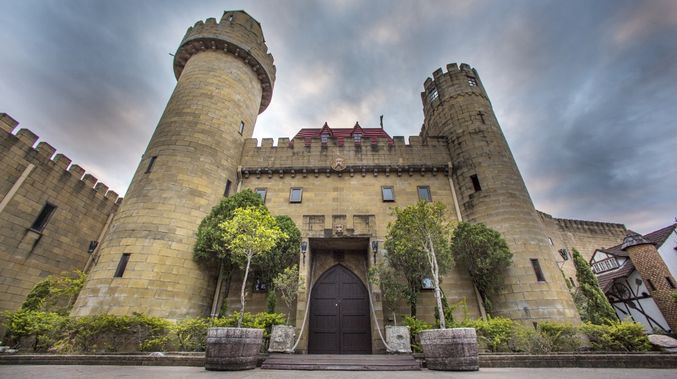
#> input picture img/castle.jpg, 677 x 379 px, given in place of Lenna.png, which was not available
$ python 02_FILTERING.py
#> lines starting #> are read from the running program, lines starting #| are printed output that depends on the picture; pictures that were not available may be replaced by others from this repository, and a replacement may not be noted
#!/usr/bin/env python3
# -*- coding: utf-8 -*-
"""
Created by lativ on 10/07/18 at 20:15

FROM: https://docs.opencv.org/3.4/d4/d13/tutorial_py_filtering.html
"""

import cv2 as cv
import numpy as np
from matplotlib import pyplot as plt

# Showing how to use .filter2D
# 2D Convolution (but filter2D actually uses correlation, as specified within)

img = cv.imread('./visaocomp/img/Lenna.png')
#> img is the input picture: shape (379, 677, 3); mean B, G, R 117.2, 124.7, 127.6
img = cv.cvtColor(img, cv.COLOR_BGR2RGB)

kernel = np.ones((5, 5), np.float32)/25
dst = cv.filter2D(img, -1, kernel)

# -1 in filter2D above is the ddepth, which I didn't understand yet.

plt.subplot(121), plt.imshow(img), plt.title('Original')
plt.xticks([]), plt.yticks([])
plt.subplot(122), plt.imshow(dst), plt.title('Averaging')
plt.xticks([]), plt.yticks([])
plt.show()

# Image blurring (smoothing)

# 1. Averaging

img_jl = cv.imread('./visaocomp/img/jl1.jpg')
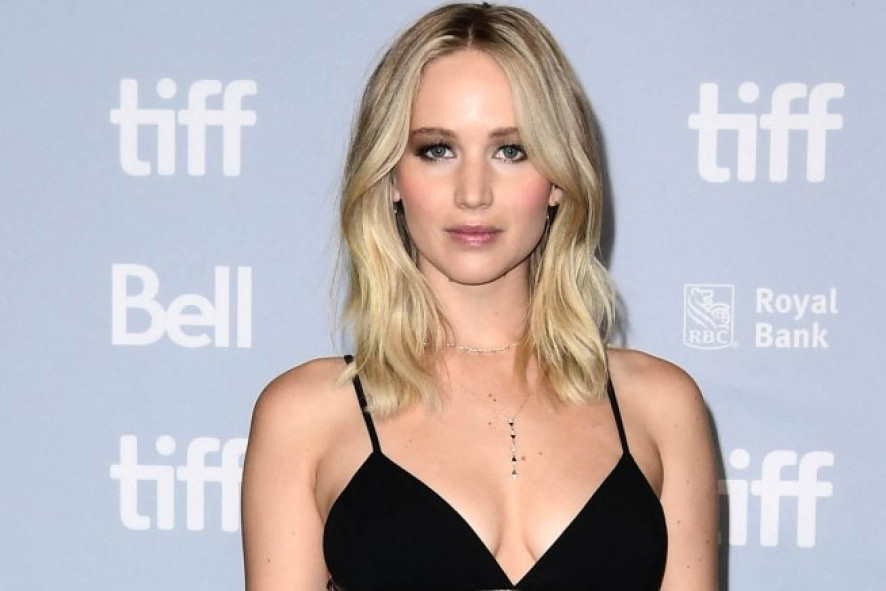
#> input picture img/jl1.jpg, 886 x 591 px, found by its file name
#> img_jl is the input picture: shape (591, 886, 3); mean B, G, R 182.5, 179.7, 187.5
img_jl = cv.cvtColor(img_jl, cv.COLOR_BGR2RGB)

blur = cv.blur(img_jl, (5, 5))

plt.subplot(121), plt.imshow(img_jl), plt.title('Original')
plt.xticks([]), plt.yticks([])
plt.subplot(122), plt.imshow(blur), plt.title('Blurred')
plt.xticks([]), plt.yticks([])
plt.show()
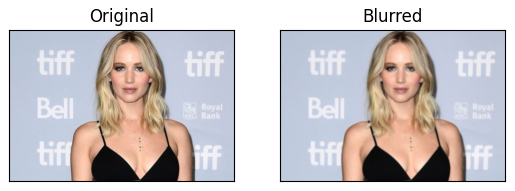
#> figure drawn by matplotlib, 2 panels

# 2. Gaussian Blurring

img_jl2 = cv.imread('./visaocomp/img/jl2.jpg')
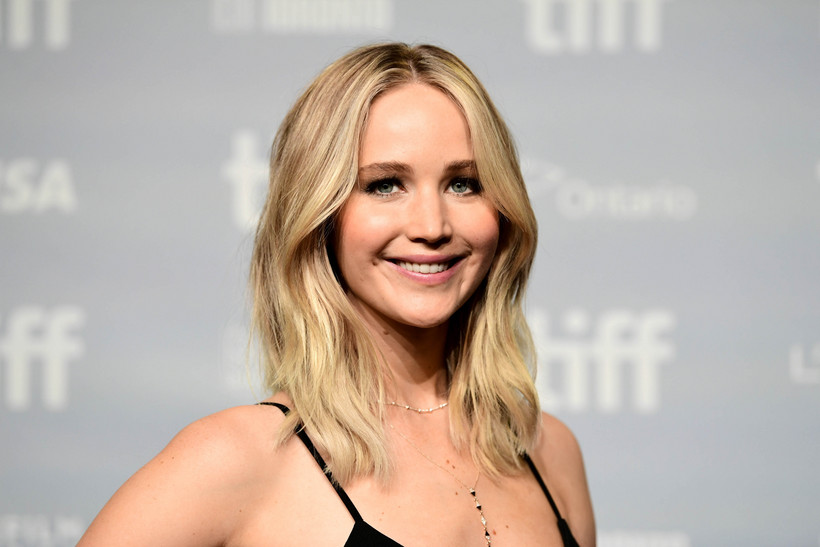
#> input picture img/jl2.jpg, 820 x 547 px, found by its file name
#> img_jl2 is the input picture: shape (547, 820, 3); mean B, G, R 165.6, 176.4, 191.3
img_jl2 = cv.cvtColor(img_jl2, cv.COLOR_BGR2RGB)

gblur = cv.GaussianBlur(img_jl2, (5, 5), 0)  # 0 here means that the sd. will be calc. using the kernel size.

# subplot, remember: line col pos
plt.subplot(121), plt.imshow(img_jl2), plt.title('Original')
plt.xticks([]), plt.yticks([])
plt.subplot(122), plt.imshow(gblur), plt.title('Blurred with gaussian')
plt.xticks([]), plt.yticks([])
plt.show()

# 3. Median blurring

# Adding noise to an image (from pdi/02.../002_Basic_Operations.py)
img_kw = cv.imread("./visaocomp/img/katw.jpg", cv.IMREAD_COLOR)
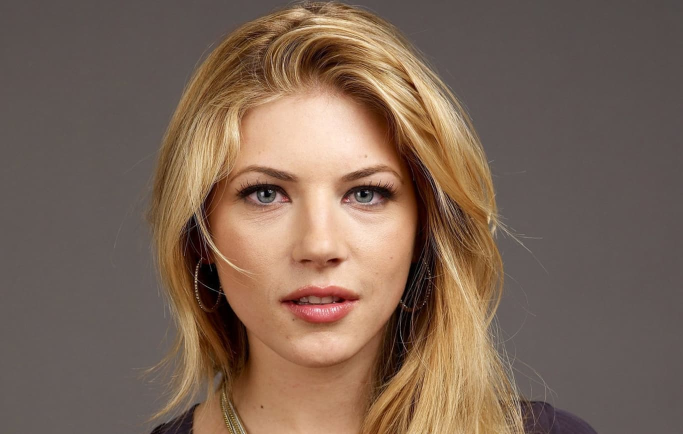
#> input picture img/katw.jpg, 1366 x 868 px, found by its file name (shown at 1/2 size)
#> img_kw is the input picture: shape (868, 1366, 3); mean B, G, R 85.7, 100.9, 123.2
img_kw = cv.cvtColor(img_kw, cv.COLOR_BGR2RGB)

noise = np.zeros(img_kw.shape, img_kw.dtype)
cv.randn(noise, 0, 150)
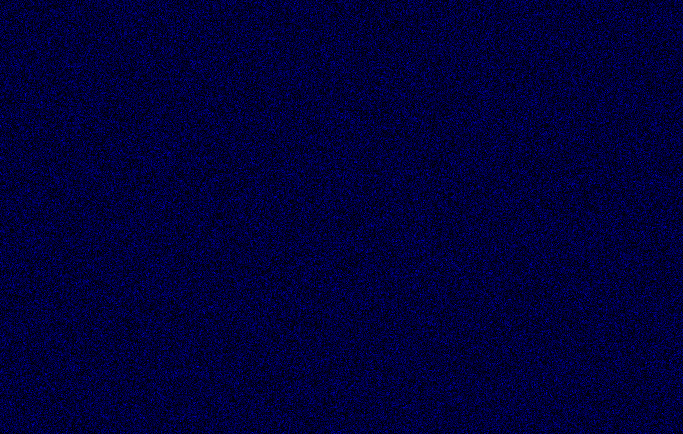
#> noise: shape (868, 1366, 3) (shown at 1/2 size); mean of channels 0, 1, 2 57.1, 0, 0; drawn as B, G, R
img_kw_with_sp_noise = img_kw + noise
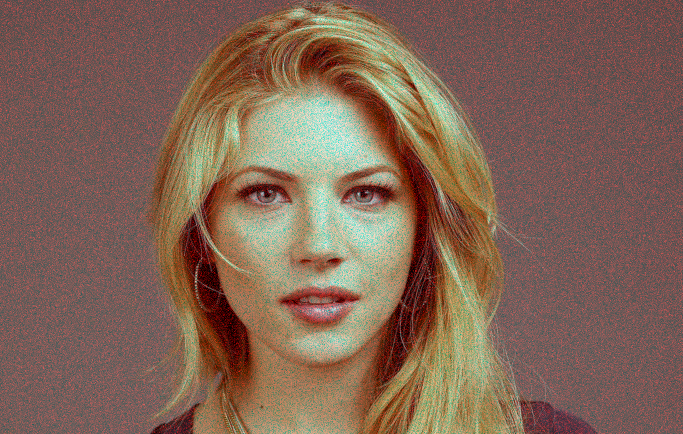
#> img_kw_with_sp_noise: shape (868, 1366, 3) (shown at 1/2 size); mean R, G, B 129, 100.9, 85.7

img_kw_filtered_mb = cv.medianBlur(img_kw_with_sp_noise, 5)

plt.subplot(121), plt.imshow(img_kw_with_sp_noise), plt.title('Original with salt & pepper')
plt.subplot(122), plt.imshow(img_kw_filtered_mb), plt.title('Original filtered')
plt.show()

# 4. Bilateral filtering

img_tt1 = cv.imread('./visaocomp/img/texture_tile1.jpg', cv.IMREAD_COLOR)
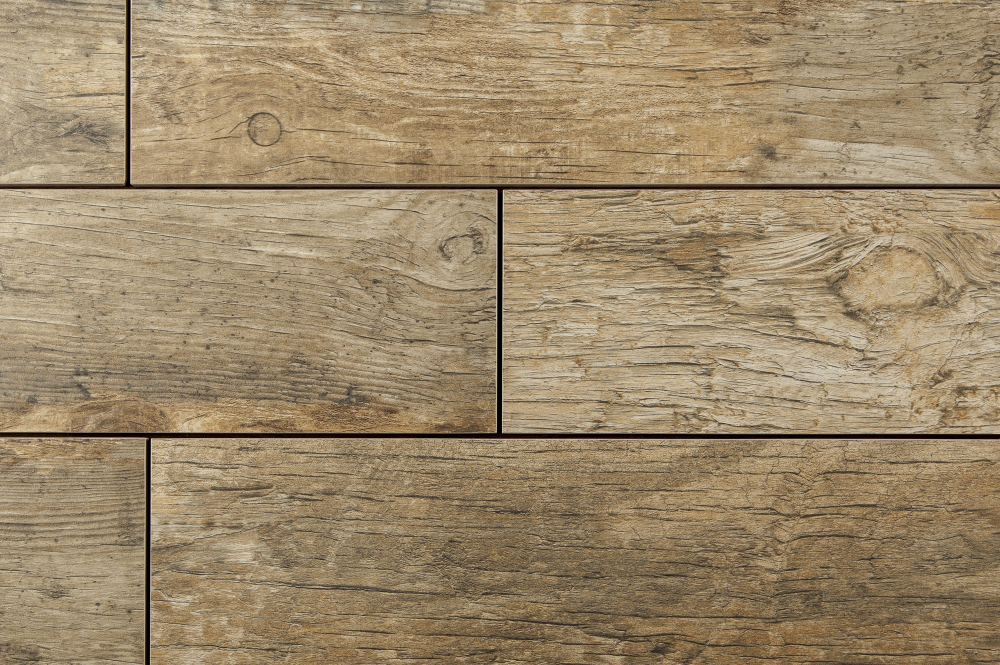
#> input picture img/texture_tile1.jpg, 2000 x 1330 px, found by its file name (shown at 1/2 size)
#> img_tt1 is the input picture: shape (1330, 2000, 3); mean B, G, R 106.9, 137.3, 157.2
img_tt1 = cv.cvtColor(img_tt1, cv.COLOR_BGR2RGB)

img_tt1_blurred = cv.bilateralFilter(img_tt1, 9, 75, 75)  # What do the args mean?

plt.subplot(121), plt.imshow(img_tt1), plt.title('Original')
plt.subplot(122), plt.imshow(img_tt1_blurred), plt.title('Blurred with bilateral filtering')
plt.show()
